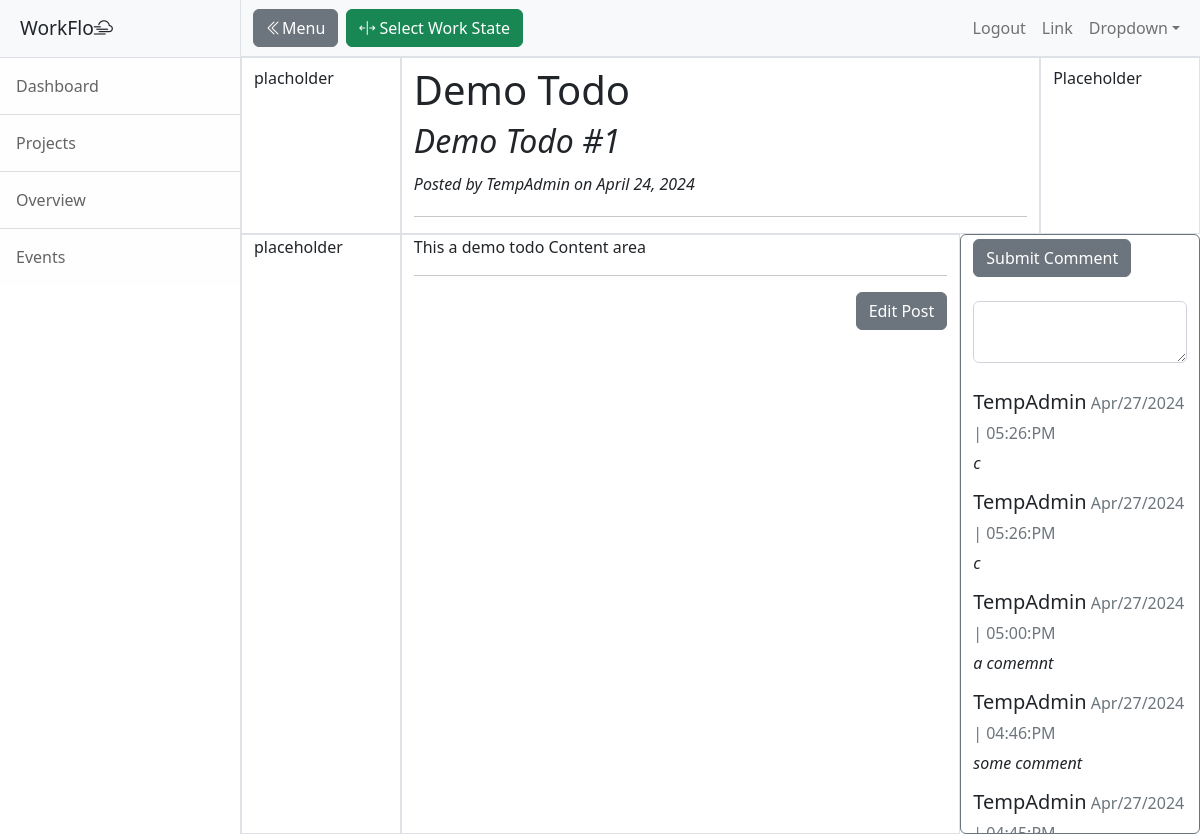
The page /dashboard/1 (signed in) on the database its author committed.
### main.py (models this page shows)
class TodoPost(db.Model):
    __tablename__ = "todo_posts"
    id: Mapped[int] = mapped_column(Integer, primary_key=True)
    title: Mapped[str] = mapped_column(String(250), nullable=False)
    subtitle: Mapped[str] = mapped_column(String(250), nullable=False)
    work_state: Mapped[int] = mapped_column(Integer)
    date: Mapped[str] = mapped_column(String(50))
    body: Mapped[str] = mapped_column(Text, nullable=False)
    project_id: Mapped[int] = mapped_column(ForeignKey("project.id"))
    project = relationship("Project", back_populates="posts")
    author_id: Mapped[int] = mapped_column(ForeignKey("users.id"))
    author = relationship("User",back_populates="posts")
    comments = relationship("Comment", back_populates="parent_post")

class User(UserMixin, db.Model):
    __tablename__ = "users"
    id: Mapped[int] = mapped_column(Integer, primary_key=True)
    email: Mapped[str] = mapped_column(String(100), unique=True)
    password: Mapped[str] = mapped_column(String(100))
    name: Mapped[str] = mapped_column(String(1000))
    posts = relationship("TodoPost", back_populates="author")
    comments = relationship("Comment", back_populates="comment_author")

class Comment(db.Model):
    __tablename__ = "comments"
    id: Mapped[int] = mapped_column(Integer, primary_key=True)
    text: Mapped[str] = mapped_column(Text, nullable=False)
    date: Mapped[str] = mapped_column(String(250), nullable=False)
    author_id: Mapped[int] = mapped_column(Integer, ForeignKey("users.id"))
    comment_author = relationship("User", back_populates="comments")
    post_id: Mapped[int] = mapped_column(Integer, ForeignKey("todo_posts.id"), nullable=True)
    parent_post = relationship("TodoPost", back_populates="comments")

### main.py (the view, shortened to what this page needs)
@app.route('/dashboard/<int:id>', methods=['GET', 'POST'])
@login_required
def work_view(id):
    available_work_states = db.session.query(WorkState).all()
    comment_form = CommentForm()
    comment_results = db.session.query(Comment).where(Comment.post_id == id).order_by(desc(Comment.id)).all()
    comment_list = [comment_results]
    work_state_form = WorkStateChange()
    work_state_list = [(i.id, i.work_state) for i in available_work_states]
    work_state_form.work_state.choices = work_state_list
    result = db.session.query(TodoPost).where(TodoPost.id == id)
    todo = result.scalar()
    todo_post = db.get_or_404(TodoPost, id)
    current_work_state = db.session.query(WorkState).where(WorkState.id == todo.work_state).scalar()
    current_work_state_name = current_work_state.work_state
    if work_state_form.save.data and work_state_form.validate_on_submit:
        todo_post.work_state = work_state_form.work_state.data
        db.session.commit()
        return redirect(url_for('work_view', id=id))
    return render_template('todo.html', todo=todo, work_state_change_form=work_state_form,current_work_state=current_work_state_name, comment_form=comment_form, comments=comment_list)

### main.py
class CommentForm(FlaskForm):
    submit_comment = SubmitField("Submit Comment")
    comment = CKEditorField(" ",validators=[DataRequired()])

class WorkStateChange(FlaskForm):
    work_state = SelectField(" ", coerce=int, validators=[InputRequired()])
    save = SubmitField("Save")

### main.py (called while the page is built)
@login_manager.user_loader
def load_user(user_id):
    return db.session.get(User, user_id)

### templates/todo.html (shortened to what this page needs)
<!DOCTYPE html>
<html lang="en">
    <head>
        <link rel="stylesheet" href="https://cdn.jsdelivr.net/npm/bootstrap-icons@1.11.3/font/bootstrap-icons.min.css">
        <link href="{{ url_for('static', filename='css/styles.css') }}" rel="stylesheet" />
    </head>
    <body>
    {% from "bootstrap5/form.html" import render_form %}
        <div class="d-flex" id="wrapper">
            <div class="border-end bg-white" id="sidebar-wrapper">
                <div class="sidebar-heading border-bottom bg-light">WorkFlo<i class="bi bi-cloud-haze2"></i></div>
                <div class="list-group list-group-flush">
                    <a class="list-group-item list-group-item-action list-group-item-light p-3" href="{{ url_for('dashboard') }}">Dashboard</a>
                    <a class="list-group-item list-group-item-action list-group-item-light p-3" href="{{ url_for('projects') }}">Projects</a>
                    <a class="list-group-item list-group-item-action list-group-item-light p-3" href="{{ url_for('overview') }}">Overview</a>
                    <a class="list-group-item list-group-item-action list-group-item-light p-3" href="{{ url_for('events') }}">Events</a>
                </div>
            </div>
            <div id="page-content-wrapper">
                <nav class="navbar navbar-expand-lg navbar-light bg-light border-bottom">
                    <div class="container-fluid gap-2">
                        <button class="btn btn-secondary" id="sidebarToggle"><i class="bi bi-chevron-double-left"></i>Menu</button>
                        <button class="btn btn-success" data-bs-toggle="modal" data-bs-target="#select_work_state"><a class="btn-link-decor-none"><i class="bi bi-arrows-expand-vertical"></i> Select Work State</a></button>
                        <div class="collapse navbar-collapse" id="navbarSupportedContent">
                            <ul class="navbar-nav ms-auto mt-2 mt-lg-0">
                                <li class="nav-item active"><a class="nav-link" href="{{ url_for('logout') }}">Logout</a></li>
                                <li class="nav-item"><a class="nav-link" href="#!">Link</a></li>
                                <li class="nav-item dropdown">
                                    <a class="nav-link dropdown-toggle" id="navbarDropdown" href="#" role="button" data-bs-toggle="dropdown" aria-haspopup="true" aria-expanded="false">Dropdown</a>
                                </li>
                            </ul>
                        </div>
                    </div>
                </nav>
                <div class="todo-scroll">
                  <div class="container-fluid">
                    <div class="row">
                      <div class="col-md-2 pt-2 border">
                          placholder
                      </div>
                      <div class="col-md-8 pt-2 border">
                        <div class="post-heading">
                          <h1>{{ todo.title }}</h1>
                          <h2 class="subheading fst-italic">{{ todo.subtitle }}</h2>
                            <p class="fst-italic  py-1">Posted by {{ todo.author.name }} on {{ todo.date }}</p>
                            <hr>
                        </div>
                      </div>
                      <div class="col-md-2 pt-2 border">
                        Placeholder
                      </div>
                    </div>
                  </div>
                  <div class="container-fluid rounded">
                    <div class="row gx-4">
                      <div class="col-md-2 border">
                          placeholder
                      </div>
                      <div class="col-md-7 border">
                        {{ todo.body|safe }}
                          <hr>
                        {% if current_user.id == 1 %}
                        <div class="d-flex justify-content-end mb-4">
                          <a
                            class="btn btn-secondary float-right"
                            href=""
                            >Edit Post</a
                          >
                        </div>
                      </div>
                        {% endif %}
                        {% if todo.comments %}
                        <div class="col-md-3 comment-scroll border border-secondary rounded pt-1 border">
                            {{ render_form(comment_form, novalidate=True,button_map={"submit_comment": "secondary"}) }}
                            {% for row in comments %}
                                {% for comment in row %}
                                    {% if comment.post_id == todo.id %}
                                    <div class="list-group-flush overflow-auto pt-2">
                                        <a class="list-group-item list-group-item-action flex-column align-items-start ">
                                        <div class="d-flex w-100 align-bottom">
                                          <p class="mb-1 fs-5 fw-medium">{{ comment.comment_author.name }}<small class="text-muted mb-1 fs-6 fw-light">    {{ comment.date }}</small></p>
                                        </div>
                                        <p class="mb-1 fst-italic">{{ comment.text }}</p>
                                      </a>
                                    </div>
                                    {% endif %}
                                {% endfor %}
                            {% endfor %}
                          {% endif %}
                        </div>
                    </div>
                  </div>
                </div>
            </div>
        </div>
    </body>
</html>

### rows shown on the page
TodoPost: title "Demo Todo", subtitle "Demo Todo #1", date "April 24, 2024", body "This a demo todo Content area"
User: author.name "TempAdmin"
Comment: comment_author.name "TempAdmin", date "Apr/27/2024 | 05:26:PM", text "c"
Comment: comment_author.name "TempAdmin", date "Apr/27/2024 | 05:26:PM", text "c"
Comment: comment_author.name "TempAdmin", date "Apr/27/2024 | 05:00:PM", text "a comemnt"
Comment: comment_author.name "TempAdmin", date "Apr/27/2024 | 04:46:PM", text "some comment"
Comment: comment_author.name "TempAdmin", date "Apr/27/2024…"
